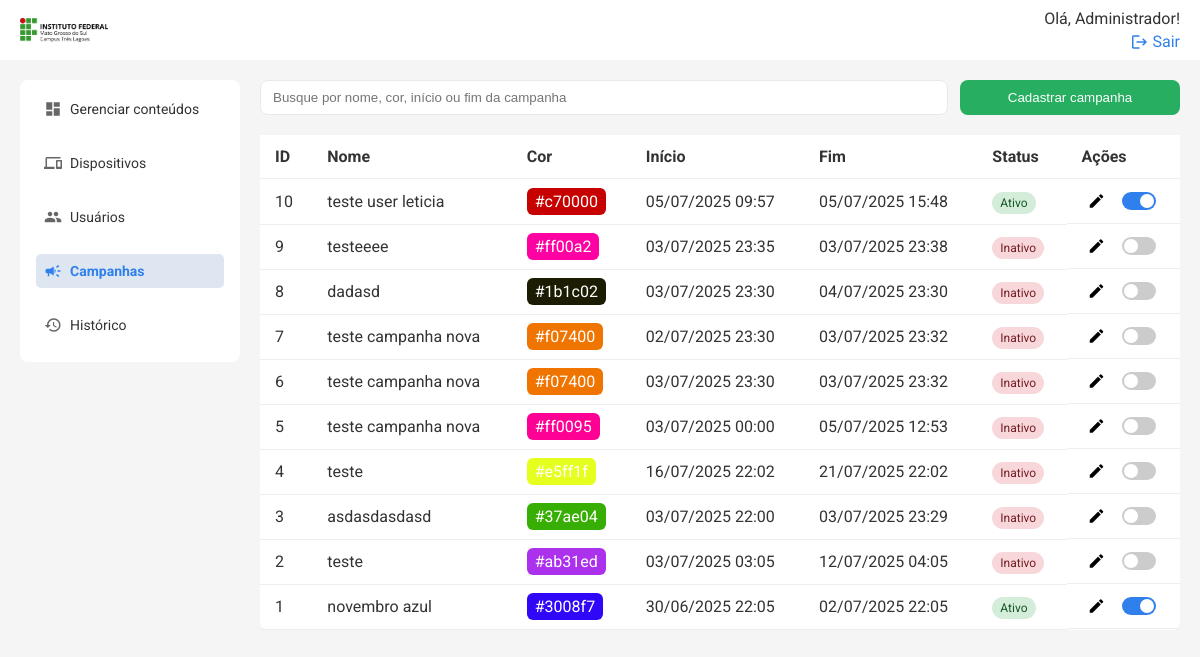
/api/campanhas/list (signed in), run on an earlier commit of the app's database.
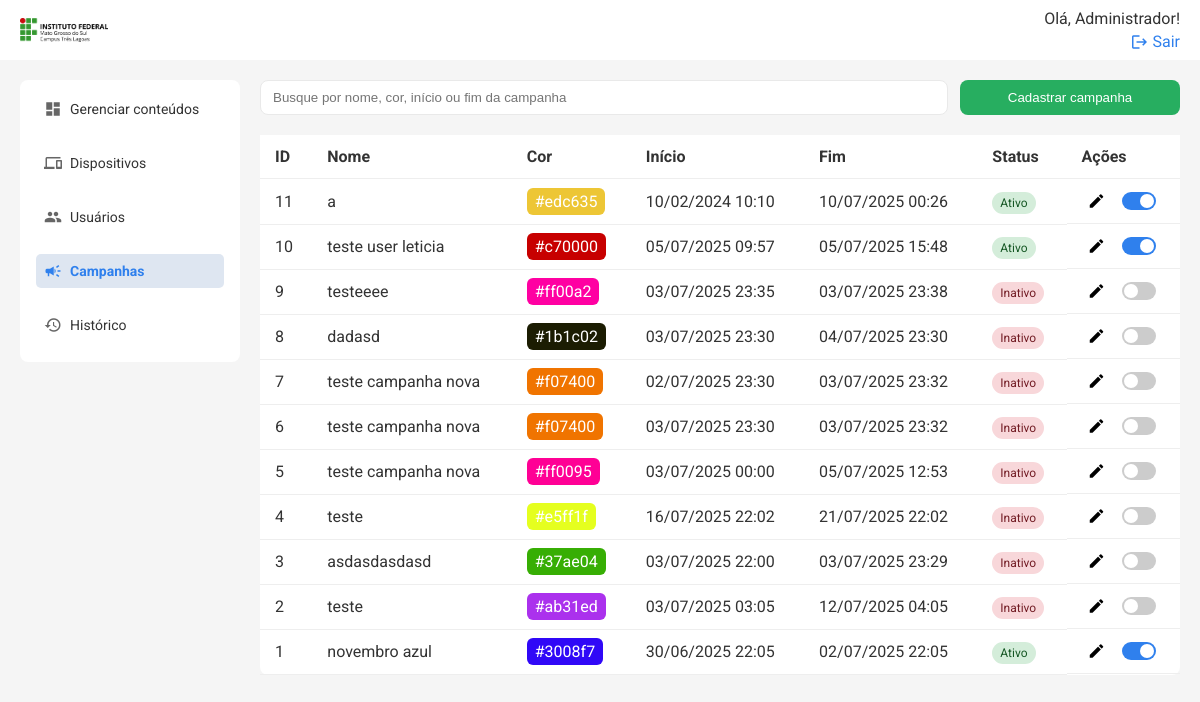
And on a later commit of the database.
### models.py (models this page shows, shortened)
class User(db.Model):
    id = db.Column(db.Integer, primary_key=True)
    name = db.Column(db.String(50), nullable=False)
    email = db.Column(db.String(120), nullable=False, unique=True)
    status = db.Column(db.String(10), nullable=False, default='Ativo')
    senha = db.Column(db.String(100), nullable=False)
    logUser = db.relationship('Log', backref=db.backref('user'))
    is_admin = db.Column(db.Boolean, default=False)

class Campanha(db.Model):
    id = db.Column(db.Integer, primary_key=True)
    titulo = db.Column(db.String(100), nullable=False)
    cor = db.Column(db.String(7), nullable=False, default="#369931")
    status = db.Column(db.String(10), nullable=False, default="Ativo")
    inicio = db.Column(db.DateTime, nullable=False, default=datetime.utcnow)
    fim = db.Column(db.DateTime, nullable=True)

### routes/campanhas.py (the view)
@campanhas_bp.route('/list', methods=['GET'])
@login_required
def listar_campanhas():
    campanhas = Campanha.query.order_by(Campanha.id.desc()).all()
    return render_template('campanhas.html', campanhas=campanhas)

### templates/campanhas.html (shortened to what this page needs)
{% extends 'base.html' %} {% block title %}Campanhas{% endblock %} {% block
content %}
<div class="search-cta">
    <input
        type="text"
        placeholder="Busque por nome, cor, início ou fim da campanha"
        class="search"
        id="buscaCampanhas"
    />
    <button class="btn" onclick="openModal()">Cadastrar campanha</button>
</div>
<div class="table-wrapper">
    <table class="table">
        <thead>
            <tr>
                <th>ID</th>
                <th>Nome</th>
                <th>Cor</th>
                <th>Início</th>
                <th>Fim</th>
                <th>Status</th>
                <th>Ações</th>
            </tr>
        </thead>
        <tbody id="campanhaTableBody">
            {% for campanha in campanhas %}
            <tr>
                <td>{{ campanha.id }}</td>
                <td>{{ campanha.titulo }}</td>
                <td>
                    <span
                        style="background-color: {{ campanha.cor }}; padding: 4px 8px; border-radius: 6px; color: #fff;"
                    >
                        {{ campanha.cor }}
                    </span>
                </td>
                <td>
                    {{ campanha.inicio.strftime('%d/%m/%Y %H:%M') if
                    campanha.inicio else '' }}
                </td>
                <td>
                    {{ campanha.fim.strftime('%d/%m/%Y %H:%M') if campanha.fim
                    else '' }}
                </td>
                <td>
                    <span
                        class="status {{ 'ativo' if campanha.status == 'Ativo' else 'inativo' }}"
                    >
                        {{ campanha.status }}
                    </span>
                </td>
                <td class="acoes">
                    <button
                        class="edit"
                        title="Editar campanha"
                        onclick="editCampanha({{ campanha.id }})"
                    >
                        <span class="material-icons">edit</span>
                    </button>
                    <label class="switch" title="Ativar/Inativar campanha">
                        <span class="slider"></span>
                    </label>
                </td>
            </tr>
            {% endfor %}
        </tbody>
    </table>
</div>
{% endblock %}

### templates/base.html (shortened to what this page needs)
<!DOCTYPE html>
<html lang="pt-BR">
    <head>
        <link
            rel="stylesheet"
            href="{{ url_for('static', filename='styles.css') }}"
        />
    </head>
    <body>
        {% include 'topo.html' %}
        <div class="container">
            {% include 'menu.html' %}
            <main class="content">{% block content %}{% endblock %}</main>
        </div>
    </body>
</html>

### templates/topo.html (shortened to what this page needs)
<header class="topbar">
    <a href="{{ url_for('conteudos.listar_conteudos') }}" class="logo-topo">
        <img
            src="{{ url_for('static', filename='images/logo-ifms-tl.png') }}"
            alt="IFMS Logo"
            style="height: 24px; vertical-align: middle; margin-right: 8px"
        />
    </a>
    <div class="profile">
        {% if session['user_name'] %}
        <span>Olá, {{ session['user_name'] }}!</span>
        <a href="{{ url_for('auth.logout') }}">
            <span class="material-icons">logout</span>
            Sair
        </a>
        {% else %}
        <a href="{{ url_for('auth.login_usuario') }}">Entrar</a>
        {% endif %}
    </div>
</header>

### templates/menu.html
<aside class="sidebar">
    <nav>
        <a
            href="{{ url_for('conteudos.listar_conteudos') }}"
            class="{% if request.path == url_for('conteudos.listar_conteudos') %}active{% endif %}"
        >
            <span class="material-icons">dashboard</span>
            Gerenciar conteúdos
        </a>
        <a
            href="{{ url_for('telas.listar_dispositivos') }}"
            class="{% if request.path == url_for('telas.listar_dispositivos') %}active{% endif %}"
        >
            <span class="material-icons">devices</span>
            Dispositivos
        </a>
        {% if session.get('user_id') and session.get('is_admin') %}
        <a
            href="{{ url_for('users.listar_usuarios') }}"
            class="{% if request.path == url_for('users.listar_usuarios') %}active{% endif %}"
        >
            <span class="material-icons">people</span>
            Usuários
        </a>
        {% endif %}
        <a
            href="{{ url_for('campanhas.listar_campanhas') }}"
            class="{% if request.path == url_for('campanhas.listar_campanhas') %}active{% endif %}"
        >
            <span class="material-icons">campaign</span>
            Campanhas
        </a>
        {% if session.get('user_id') and session.get('is_admin') %}
        <a
            href="{{ url_for('historico.listar_historico') }}"
            class="{% if request.path == url_for('historico.listar_historico') %}active{% endif %}"
        >
            <span class="material-icons">history</span>
            Histórico
        </a>
        {% endif %}
    </nav>
</aside>

### static/styles.css (style rules this page uses)
* { box-sizing: border-box; }
body { margin: 0; font-family: 'Roboto', sans-serif; color: #333; background-color: #f5f5f5; }
.container { display: flex; height: 100vh; }
.sidebar { width: 220px; background: #ffffff; font-size: 14px; padding: 12px 16px 0 16px; box-sizing: border-box; margin: 80px 0 0 20px; border-radius: 8px; height: fit-content; }
.sidebar nav a { display: flex; align-items: center; gap: 8px; margin-bottom: 20px; text-decoration: none; color: #333; padding: 8px; border-radius: 5px; transition: background 0.3s; }
.sidebar nav a .material-icons { font-size: 20px; color: #666; }
.sidebar nav a.active .material-icons { color: #2f80ed; }
.sidebar nav a.active { background: #dee6f1; font-weight: bold; color: #2f80ed; }
.content { flex: 1; display: flex; flex-direction: column; padding: 20px; margin-top: 60px; box-sizing: border-box; overflow: hidden; height: calc(100vh - 60px); }
.table-wrapper { flex: 1; overflow-y: auto; }
.table thead th { position: sticky; top: 0; background: white; z-index: 1; }
.topbar { width: 100%; background: #ffffff; padding-inline: 20px; box-sizing: border-box; display: flex; justify-content: space-between; align-items: center; position: fixed; top: 0; left: 0; height: 60px; z-index: 100; }
.topbar .profile a { text-align: right; font-size: 16px; color: #2f80ed; text-decoration: none; display: flex; align-items: center; gap: 4px; }
.topbar .profile a .material-icons { font-size: 16px; }
.profile { display: flex; flex-direction: column; align-items: flex-end; gap: 4px; }
.search-cta { display: flex; gap: 12px; margin-bottom: 20px; }
.search { padding: 8px 12px; width: 100%; border: 1px solid #e9e9e9; border-radius: 8px; outline: none; }
.btn { background: #27ae60; color: white; border: none; padding: 10px 15px; border-radius: 8px; min-width: 220px; }
button { cursor: pointer; }
.table { width: 100%; border-collapse: collapse; background: white; border-radius: 8px; }
.table th, .table td { padding: 12px 15px; border-bottom: 1px solid #eee; vertical-align: middle; }
.table th { text-align: left; }
.status { padding: 4px 8px; border-radius: 12px; font-size: 12px; }
.status.ativo { background: #d4edda; color: #155724; }
.status.inativo { background: #f8d7da; color: #721c24; }
.edit { background: none; border: none; cursor: pointer; }
.material-icons { font-size: 18px !important; vertical-align: middle; }
.switch { position: relative; display: inline-block; width: 34px; height: 18px; }
.slider { position: absolute; cursor: pointer; top: 0; left: 0; right: 0; bottom: 0; background-color: #ccc; transition: 0.4s; border-radius: 18px; }
.slider:before { position: absolute; content: ''; height: 14px; width: 14px; left: 2px; bottom: 2px; background-color: white; transition: 0.4s; border-radius: 50%; }
.acoes { display: flex; align-items: center; gap: 10px; }
input:checked + .slider { background-color: #2f80ed; }
input:checked + .slider:before { transform: translateX(16px); }

What changed in the data, as far as the page shows it:
added Campanha: id "11", titulo "a", cor "#edc635", inicio "10/02/2024 10:10", fim "10/07/2025 00:26", status "Ativo"
